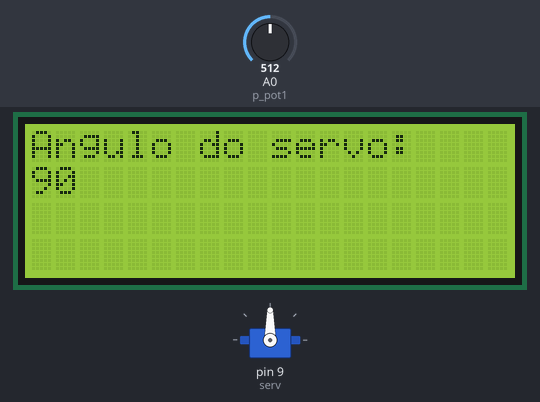
A sketch run on a simulated Arduino Uno, built with avr-gcc and run on an emulated ATmega328P. Shown: servo, 20×4 character LCD. The test bench sets the inputs (shaded band); at power-on: A0 (p_pot1) = 512.

Above: at 1.2 s.
1.3 s: A0 (p_pot1) set to 716
At 1.9 s:
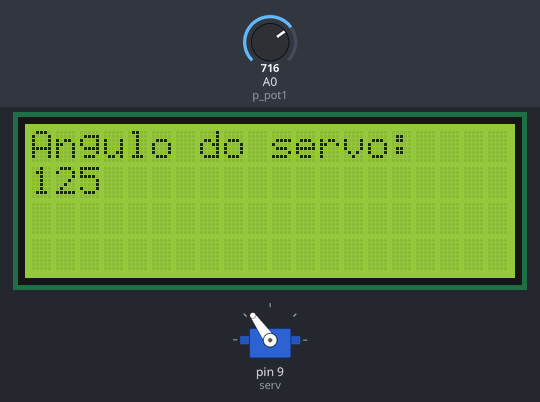
2.8 s: A0 (p_pot1) set to 900
At 4.0 s:
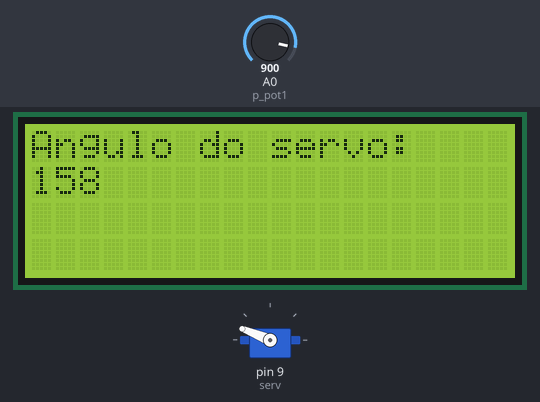
4.3 s: A0 (p_pot1) set to 1023
At 5.4 s:
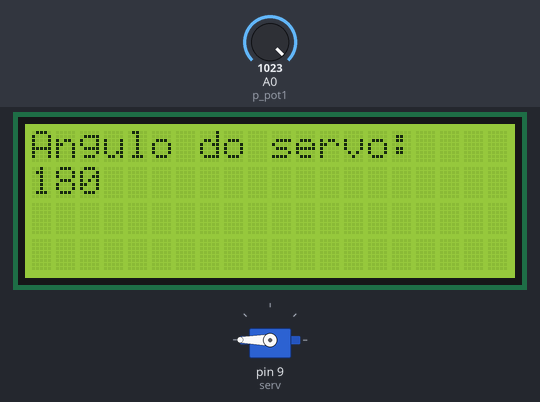
5.8 s: A0 (p_pot1) set to 306
At 6.6 s:
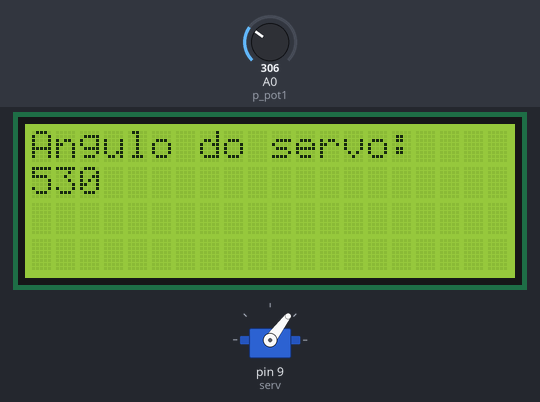
7.3 s: A0 (p_pot1) set to 122
At 7.7 s:
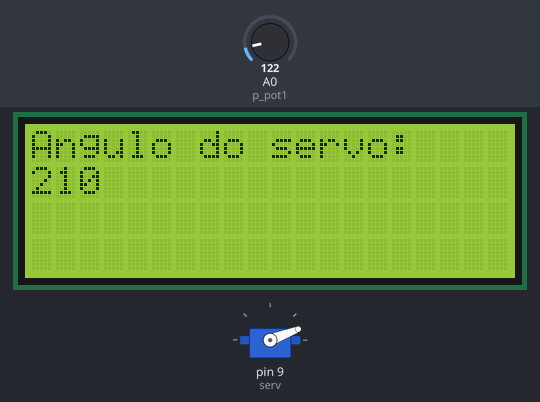
8.8 s: A0 (p_pot1) set to 0
At 10.1 s:
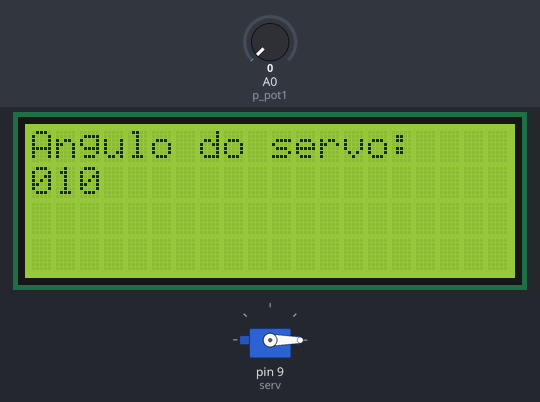
Timing chart, 0 to 11.3 s (numbered marks = the images above; inputs shaded):
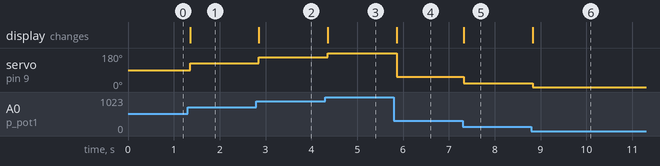

Measured:
- after the input at 1.3 s, servo on pin 9 (serv): 90° → 125° after 0.06 s; the display: changes after 0.06 s (image 1)
- after the input at 2.8 s, servo on pin 9 (serv): 125° → 158° after 0.06 s; the display: changes after 0.06 s (image 2)
- after the input at 4.3 s, servo on pin 9 (serv): 158° → 180° after 0.06 s; the display: changes after 0.06 s (image 3)
- after the input at 5.8 s, servo on pin 9 (serv): 180° → 53° after 0.06 s; the display: changes after 0.06 s (image 4)
- after the input at 7.3 s, servo on pin 9 (serv): 53° → 21° at once; the display: changes at once (image 5)
- after the input at 8.8 s, servo on pin 9 (serv): 21° → 0° at once; the display: changes at once (image 6)

The sketch:

LCD_Serial.ino
```cpp
#include <Wire.h>
#include <LiquidCrystal_I2C.h>
#include <Servo.h>

// Definir o endereço I2C do módulo ICD
#define LCD_ADDRESS 0x27

// Definir o número de colunas e linhas do ICD
#define LCD_COLUNAS 20
#define LCD_LINHAS 4

// Criar um objeto LiquidCrystal I2C
LiquidCrystal_I2C lcd(LCD_ADDRESS, LCD_COLUNAS, LCD_LINHAS);


int p_pot1 = A0;
int pot1 = 0;

int ang = 0;


Servo serv;

void setup () {

serv.attach(9, 500, 2500);
pinMode(9, OUTPUT);

// Inicializar a comunicação I2C
Wire.begin();

// Inicializar o ICD
lcd.begin(LCD_COLUNAS, LCD_LINHAS);

// Limpar o conteúdo do ICD
lcd.clear();

// Ligar a luz de fundo
lcd.backlight();
}
void loop ()
{

pot1 = analogRead(p_pot1);
ang = map(pot1,0,1023,0,180);


lcd.setCursor(0,0);
lcd.print("Angulo do servo: ");

lcd.setCursor(0,1);
lcd.print(ang);

Serial.println(pot1);
serv.write(ang);


delay (20);
}
```
